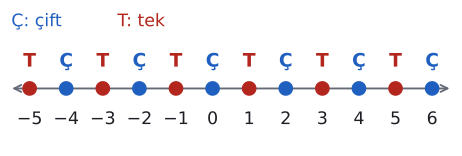

This chart was generated by the following Python code:
import sys; sys.path.insert(0, "tools")
from cizim import *

# Tam sayılar sayı doğrusunda sırayla bir çift, bir tek gelir; 0 çifttir.
fig, ax = sekil(6, 1.9)
sayi_dogrusu(ax, -5, 6)
for t in range(-5, 7):
    renk = MAVI if t % 2 == 0 else KIRMIZI
    ax.plot(t, 0, "o", color=renk, markersize=10, zorder=5)
    ax.text(t, 0.38, "Ç" if t % 2 == 0 else "T", ha="center", va="center", fontsize=14,
            color=renk, fontweight="bold")
ax.text(-5.5, 0.95, "Ç: çift", color=MAVI, fontsize=13, ha="left", va="center")
ax.text(-2.6, 0.95, "T: tek", color=KIRMIZI, fontsize=13, ha="left", va="center")
ax.set_ylim(-0.85, 1.15)
kaydet(fig, __file__)
